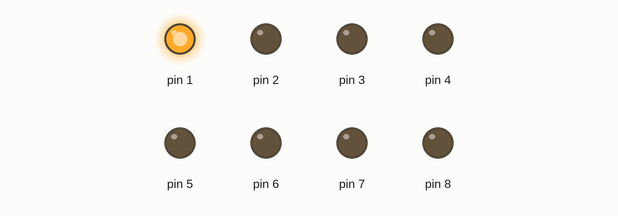
Bench run of a sketch on a simulated Arduino Uno, built with avr-gcc and run on an emulated ATmega328P. On the bench: output pins drawn as LEDs (lit = HIGH).

Above: at 0.1 s.
At 0.9 s:
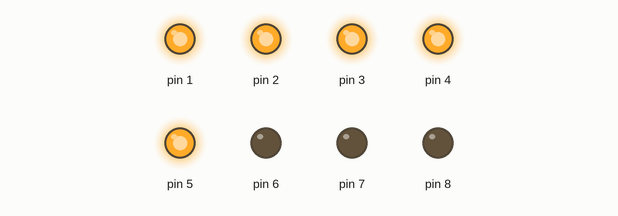
At 1.7 s:
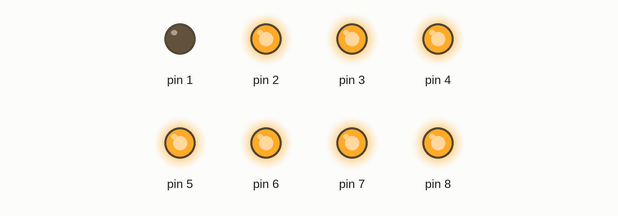
At 3.5 s:
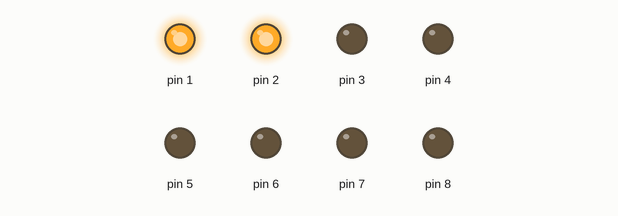
At 5.3 s:
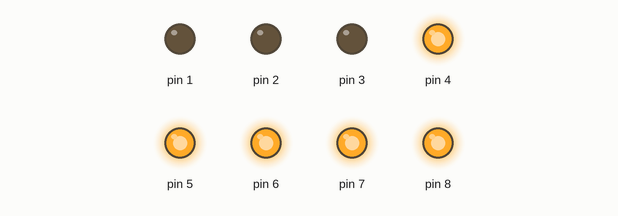
At 7.1 s:
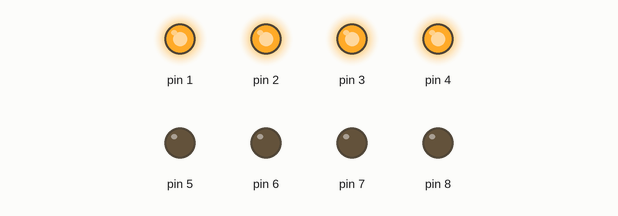
Timing chart, 0 to 7.4 s (numbered marks = the images above):
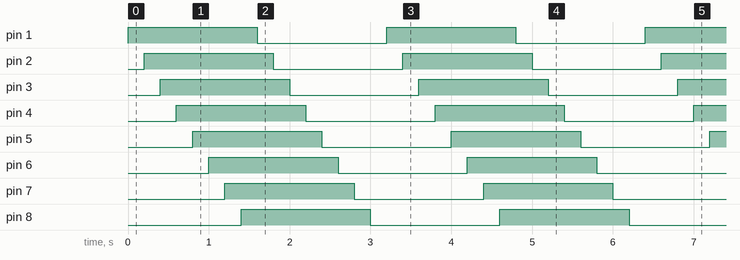

The sketch:

chasing_lights.ino
```cpp
/***********************************************************
File name: 06_flowingLed.ino
Description: LED turn lighting control
Website: www.adeept.com
E-mail: support@adeept.com
Author: Tom
Date: 2015/12/27
***********************************************************/

void setup()
{
  unsigned char ledPin;           //ledPin will be set to 1,2,3,4,5,6, 7 and 8.
  for(ledPin=1;ledPin<=8;ledPin++)//In turn set 1 ~ 8 digital pins to output mode
  pinMode(ledPin,OUTPUT);         //Set the  ledPin pin to output mode
}

void loop()
{
  unsigned char ledPin;           //ledPin will be set to 1,2,3,4,5,6, 7 and 8.
  for(ledPin=1;ledPin<=8;ledPin++)//Every 200ms on in order LED1 ~ 8
  {
    // if (ledPin % 2 == 0){
      digitalWrite(ledPin,HIGH);    //led on
      delay(200);
    // }                  //Delay 200 ms
  }
  for(ledPin=1;ledPin<=8;ledPin++)//Every 200ms off in order LED1 ~ 8
  {
    digitalWrite(ledPin,LOW);     //led off
    delay(200);                   //Delay 200 ms
  }
}
```

Measured:
- by itself, pin 1–8: alternates HIGH for 1.6 s and LOW for 1.6 s
- by itself, everything shown: repeats every 3.2 s, in 16 steps
